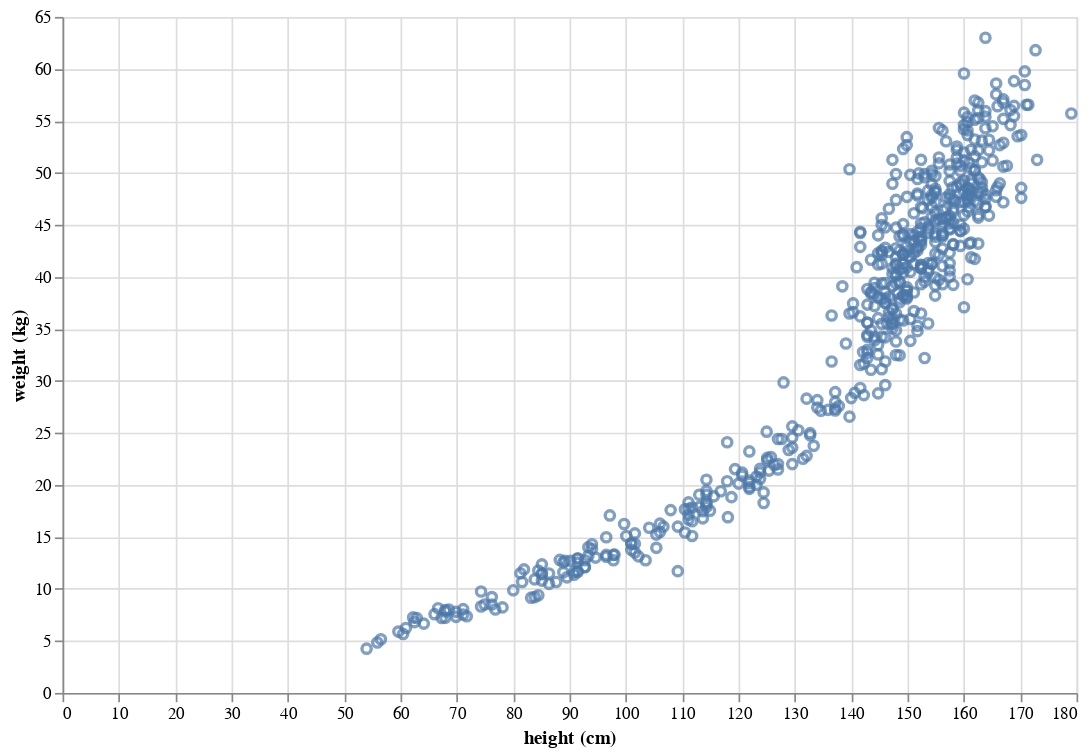

Write notebook code for a chart like this one.
### Code cell
main_plot = howel |>
    @vlplot(:point,
            x = {:height, title = "height (cm)"},
            y = {:weight, title = "weight (kg)"},
            height = 400,
            width = 600)

### Figure 1 — Vega-Lite specification as saved in the notebook (floating-point values rounded to 4 significant figures; data arrays with more than 128 entries replaced by an {"elided": "..."} marker saying what was removed)
{"data": {"values": {"elided": "544 records"}}, "encoding": {"x": {"field": "height", "title": "height (cm)", "type": "quantitative"}, "y": {"field": "weight", "title": "weight (kg)", "type": "quantitative"}}, "height": 400, "mark": "point", "width": 600}
